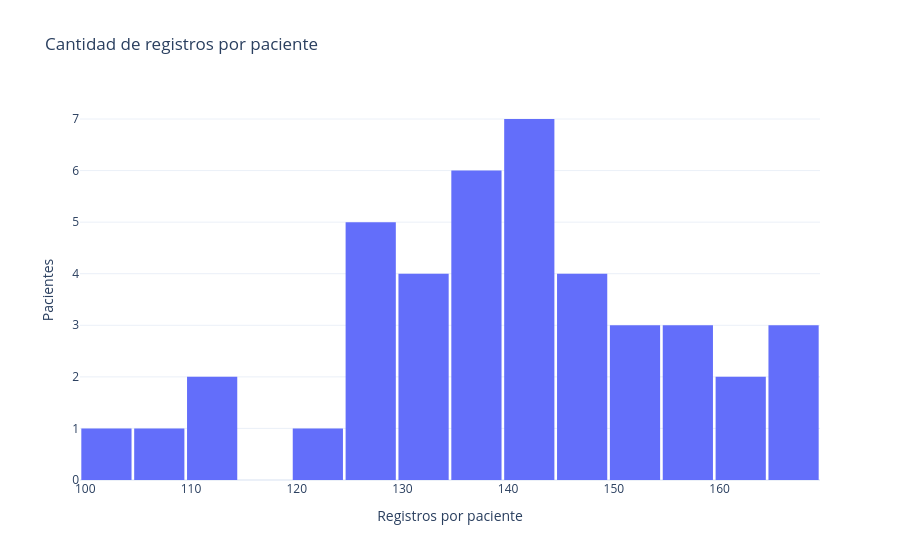

The code cell stored with this chart in its notebook:
### Code cell
fig = px.histogram(pacientes, x="n_registros", nbins=20,
                   title="Cantidad de registros por paciente",
                   labels={"n_registros": "Registros por paciente"})
fig.update_layout(yaxis_title="Pacientes", bargap=0.05)
guardar(fig, "01_registros_por_paciente")
fig

### Figure 1 — Plotly figure (JSON) as saved in the notebook; plotly's stock layout.template omitted (floating-point values rounded to 4 significant figures)
{"data": [{"bingroup": "x", "hovertemplate": "Registros por paciente=%{x}<br>count=%{y}<extra></extra>", "legendgroup": "", "marker": {"color": "#636efa", "pattern": {"shape": ""}}, "name": "", "nbinsx": 20, "orientation": "v", "showlegend": false, "type": "histogram", "x": [149, 145, 144, 137, 156, 156, 161, 150, 152, 148, 138, 107, 112, 136, 143, 138, 144, 126, 129, 134, 123, 112, 138, 156, 144, 130, 129, 134, 168, 126, 130, 101, 135, 161, 165, 129, 140, 149, 143, 142, 165, 150], "xaxis": "x", "yaxis": "y"}], "layout": {"bargap": 0.05, "barmode": "relative", "legend": {"tracegroupgap": 0}, "title": {"text": "Cantidad de registros por paciente"}, "xaxis": {"anchor": "y", "domain": [0, 1], "title": {"text": "Registros por paciente"}}, "yaxis": {"anchor": "x", "domain": [0, 1], "title": {"text": "Pacientes"}}}}
